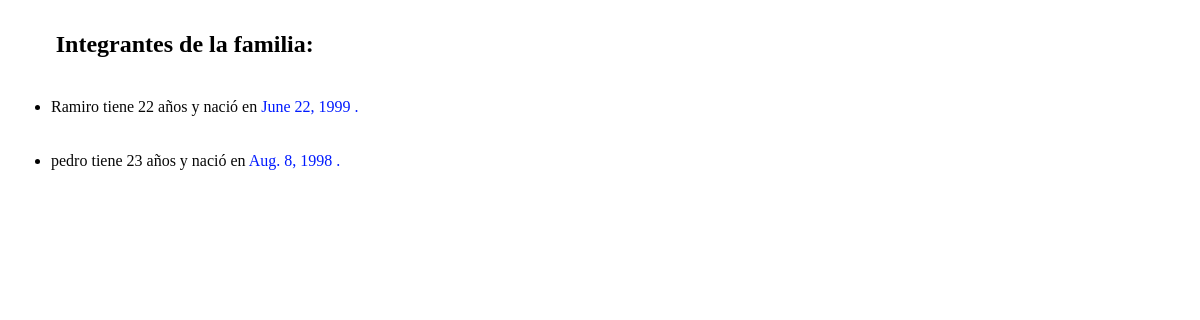
Page /familia/familia_completa/ on the earlier database version.
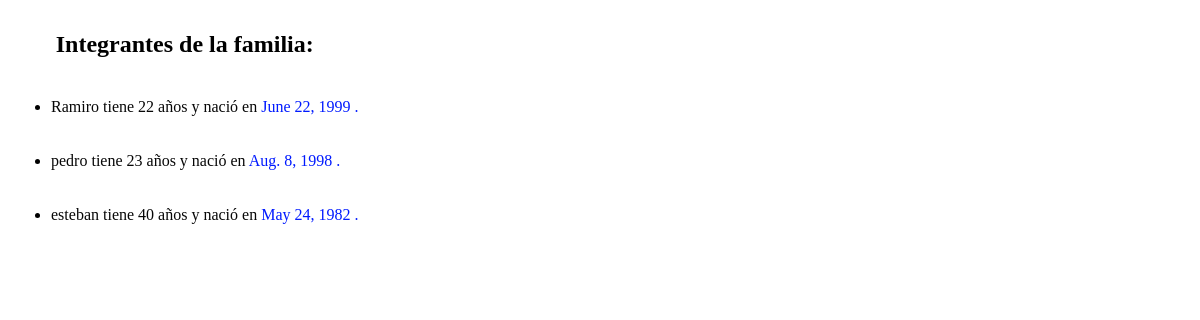
Same page on the later database version.
### familia/models.py (models this page shows)
class Familiar(models.Model):
    name = models.CharField(max_length=40)
    age = models.IntegerField()
    birthday = models.DateField(blank=True, null=True, verbose_name="DOB" )

### familia/views.py (the view)
# urls.py: path('familia_completa/', familia_completa),
def familia_completa(request):
    todos=Familiar.objects.all()
    return render(request, "template_todos.html",{"familiares":todos})

### MVT_RamiroMolin/templates/template_todos.html (shortened to what this page needs)
<!DOCTYPE html>
<html lang="en">
<head>
</head>
<body>
    <table>
        <thead>
            <tr>
                <th><h2>Integrantes de la familia:</h2></th>
            </tr>
        </thead>
        <tbody>
            {%for f in familiares %}
                <tr>
                    <td>
                        <ul>
                            <li><span style="color:rgb(7, 7, 7)">{{f.name}} tiene {{f.age}} años y nació en  </span><span style="color:rgb(0, 26, 255)">{{f.birthday}} .</span></li>
                        </ul>
                    </td>
                </tr>
            {% endfor %}
        </tbody>
    </table>
</body>
</html>

Differences in the rows shown:
added Familiar: name "esteban", age "40", birthday "May 24, 1982"
